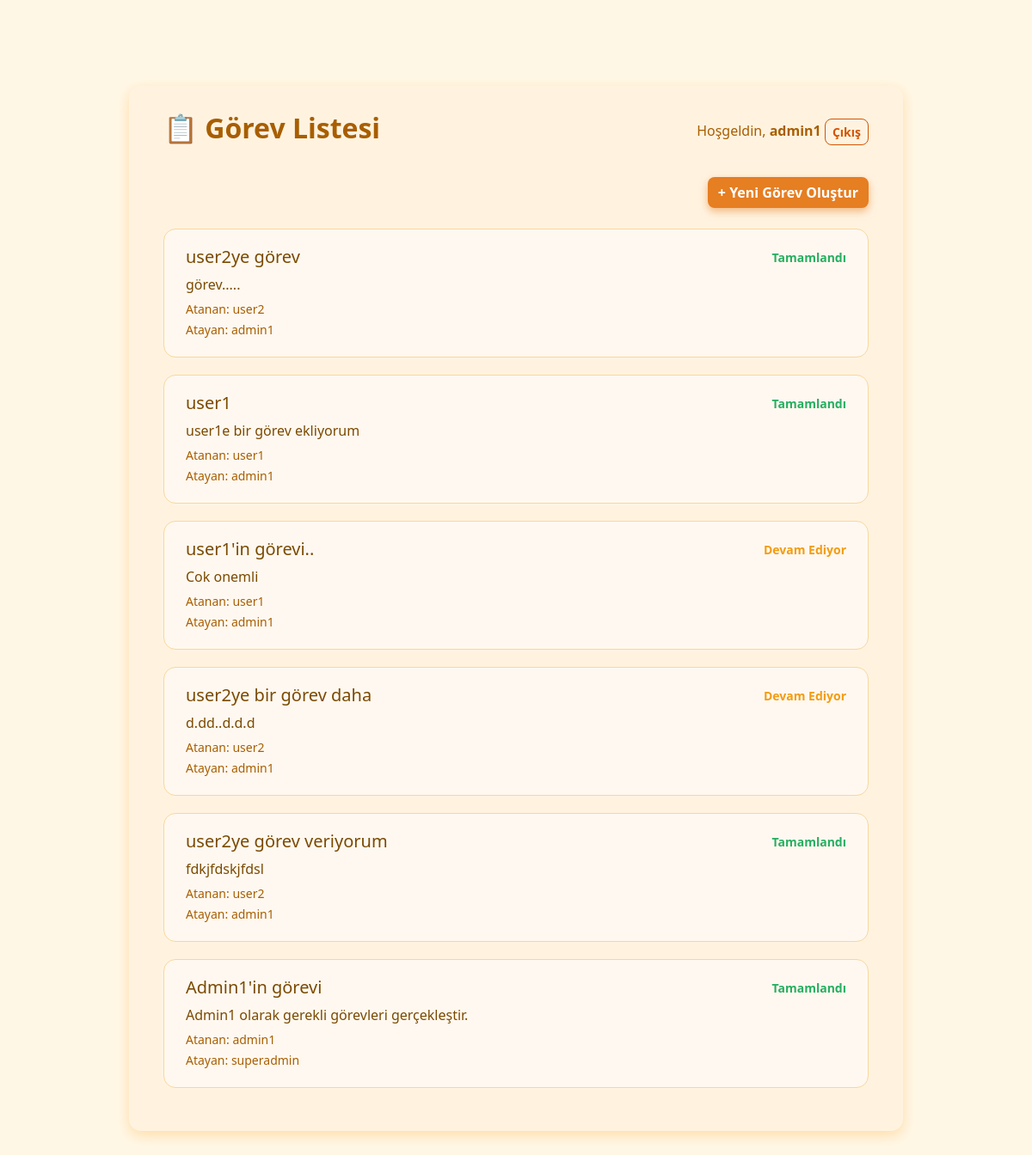
The page /tasks/ (signed in) on the database its author committed.
### core/models.py (models this page shows, shortened)
class Task(models.Model):
    title = models.CharField(max_length=200)
    description = models.TextField()
    completed = models.BooleanField(default=False)
    assigned_to = models.ForeignKey(User, related_name='assigned_tasks', on_delete=models.CASCADE)
    assigned_by = models.ForeignKey(User, related_name='created_tasks', on_delete=models.CASCADE)
    created_at = models.DateTimeField(auto_now_add=True)

### core/views.py (the view)
# urls.py: path('tasks/', views.task_list, name='task_list'),
@login_required
def task_list(request):
    profile = request.user.profile
    if profile.role == 'superadmin':
        tasks = Task.objects.all()
    elif profile.role == 'admin':
        tasks = Task.objects.filter(
            assigned_by=request.user,
            assigned_to__profile__role='user'
        ) | Task.objects.filter(
            assigned_to=request.user
        )
    else:
        tasks = Task.objects.filter(assigned_to=request.user)
    return render(request, 'core/task_list.html', {'tasks': tasks})

### core/templates/core/task_list.html (shortened to what this page needs)
<!DOCTYPE html>
<html lang="tr">
<head>
    <link href="https://cdn.jsdelivr.net/npm/bootstrap@5.3.0/dist/css/bootstrap.min.css" rel="stylesheet" />
</head>
<body>
<div class="container">
    <div class="header">
        <h2>📋 Görev Listesi</h2>
        <div>
            Hoşgeldin, <strong>{{ request.user.username }}</strong>
            <form method="post" action="{% url 'logout' %}" style="display: inline;">
                <button type="submit" class="btn btn-outline-danger btn-sm">Çıkış</button>
            </form>
        </div>
    </div>
    <div class="mb-4 text-end">
    {% if request.user.profile.role == 'admin' or request.user.profile.role == 'superadmin' %}
        <a href="{% url 'task_create' %}" class="btn btn-primary">+ Yeni Görev Oluştur</a>
    {% endif %}
    </div>
    {% if tasks %}
        {% for task in tasks %}
            <div class="task-card">
                <div class="d-flex justify-content-between align-items-center mb-2">
                    <h5 class="mb-0">
                        <a href="{% url 'task_detail' task.pk %}" class="text-decoration-none">
                            {{ task.title }}
                        </a>
                    </h5>
                    <small>
                        {% if task.completed %}
                            <span class="status-completed">Tamamlandı</span>
                        {% else %}
                            <span class="status-inprogress">Devam Ediyor</span>
                        {% endif %}
                    </small>
                </div>
                <p class="mb-1">{{ task.description }}</p>
                <small class="text-muted">Atanan: {{ task.assigned_to.username }}</small>
                <br>
                <small class="text-muted">Atayan: {{ task.assigned_by.username }}</small>
            </div>
        {% endfor %}
    {% else %}
        <div class="alert alert-info text-center" style="background-color:#fff3e0; color:#d35400; border:1.5px solid #f9d79c; border-radius:8px;">
            Şu anda görüntülenecek görev bulunmamaktadır.
        </div>
    {% endif %}
</div>
</body>
</html>

### core/templates/core/task_list.html (style rules this page uses)
body { font-family: 'Segoe UI', Tahoma, Geneva, Verdana, sans-serif; background: url('https://www.transparenttextures.com/patterns/flowers.png') repeat, #fff7e6; background-size: 150px 150px; min-height: 100vh; padding-top: 40px; padding-bottom: 40px; color: #7a4a00; }
.container { max-width: 900px; margin-top: 60px; background: #fff3e0; border-radius: 14px; padding: 30px 40px; box-shadow: 0 5px 15px rgba(255, 183, 77, 0.4); }
.header { display: flex; justify-content: space-between; align-items: center; margin-bottom: 30px; color: #a85e00; }
.header h2 { font-weight: 700; }
.btn-primary { background-color: #e67e22; border: none; font-weight: 700; box-shadow: 0 4px 10px rgba(230, 126, 34, 0.5); transition: background-color 0.3s ease; border-radius: 8px; }
.btn-outline-danger { border-color: #d35400; color: #d35400; font-weight: 600; border-radius: 8px; transition: all 0.3s ease; }
.task-card { border-radius: 14px; margin-bottom: 20px; border: 1.5px solid #f9d79c; background-color: #fff8f0; padding: 20px 25px; transition: transform 0.2s ease, box-shadow 0.2s ease; }
.status-completed { color: #27ae60; font-weight: 700; }
.status-inprogress { color: #f39c12; font-weight: 700; }
h5 a { color: #7a4a00; transition: color 0.3s ease; }
p { color: #7a4a00; }
small.text-muted { color: #a85e00 !important; }

### rows shown on the page
Task: title "user2ye görev", completed "Tamamlandı", description "görev.....", assigned_to.username "user2", assigned_by.username "admin1"
Task: title "user1", completed "Tamamlandı", description "user1e bir görev ekliyorum", assigned_to.username "user1", assigned_by.username "admin1"
Task: title "user1'in görevi..", completed "Devam Ediyor", description "Cok onemli", assigned_to.username "user1", assigned_by.username "admin1"
Task: title "user2ye bir görev daha", completed "Devam Ediyor", description "d.dd..d.d.d", assigned_to.username "user2", assigned_by.username "admin1"
Task: title "user2ye görev veriyorum", completed "Tamamlandı", description "fdkjfdskjfdsl", assigned_to.username "user2", assigned_by.username "admin1"
Task: title "Admin1'in görevi", completed "Tamamlandı", description "Admin1 olarak gerekli görevleri gerçekleştir.", assigned_to.username "admin1", assigned_by.username "superadmin"

### other values the page prints
{{ request.user.username }} "admin1"
